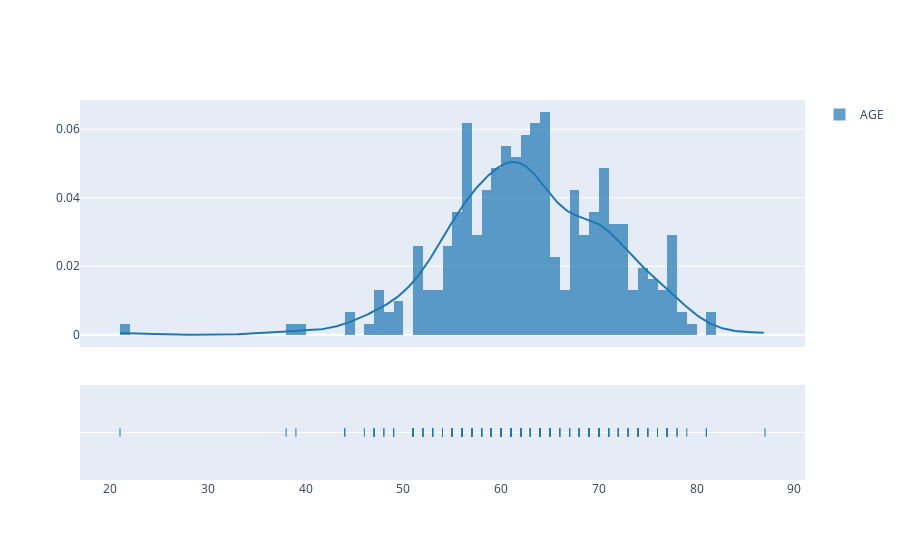

Write notebook code for a chart like this one.
### Markdown cell above
<a id="5"></a>
<h1 style="background-color:red;font-family:newtimeroman;font-size:250%;text-align:center;border-radius: 10px 10px;">Data Visualization</h1>

### Code cell
hist_data =[dataset["AGE"].values]
group_labels = ['AGE'] 
ax=ff.create_distplot(hist_data, group_labels)

ax.show()

### Figure 1 — Plotly figure (JSON) as saved in the notebook; plotly's stock layout.template omitted (floating-point values rounded to 4 significant figures; data arrays with more than 128 entries replaced by an {"elided": "..."} marker saying what was removed)
{"data": [{"autobinx": false, "histnorm": "probability density", "legendgroup": "AGE", "marker": {"color": "rgb(31, 119, 180)"}, "name": "AGE", "opacity": 0.7, "type": "histogram", "x": {"elided": "309 int values"}, "xaxis": "x", "xbins": {"end": 87, "size": 1, "start": 21}, "yaxis": "y"}, {"legendgroup": "AGE", "marker": {"color": "rgb(31, 119, 180)"}, "mode": "lines", "name": "AGE", "showlegend": false, "type": "scatter", "x": {"elided": "500 float values"}, "xaxis": "x", "y": {"elided": "500 float values"}, "yaxis": "y"}, {"legendgroup": "AGE", "marker": {"color": "rgb(31, 119, 180)", "symbol": "line-ns-open"}, "mode": "markers", "name": "AGE", "showlegend": false, "type": "scatter", "x": {"elided": "309 int values"}, "xaxis": "x", "y": {"elided": "309 str values"}, "yaxis": "y2"}], "layout": {"barmode": "overlay", "hovermode": "closest", "legend": {"traceorder": "reversed"}, "xaxis": {"anchor": "y2", "domain": [0, 1], "zeroline": false}, "yaxis": {"anchor": "free", "domain": [0.35, 1], "position": 0}, "yaxis2": {"anchor": "x", "domain": [0, 0.25], "dtick": 1, "showticklabels": false}}}
